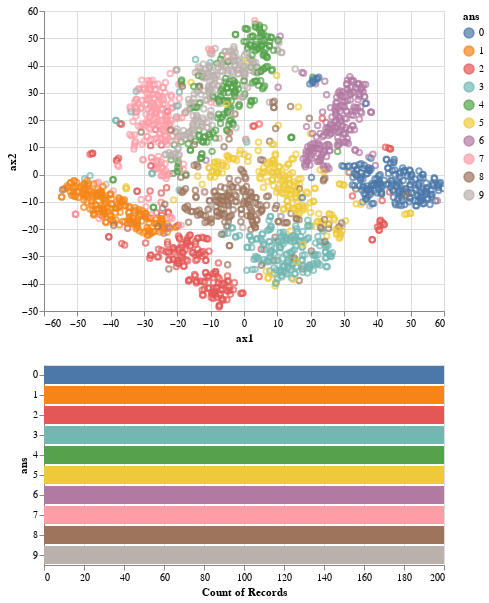

Here is the notebook cell this chart was saved with:
### Code cell
# load an example dataset
sample = pd.DataFrame({
    "ax1":ax1,
    "ax2":ax2,
    "ans":ys
})

interval = alt.selection_interval()

points = alt.Chart(sample).mark_point().encode(
  x='ax1',
  y='ax2',
  color=alt.condition(interval, 'ans:N', alt.value('lightgray'))
).properties(
  selection=interval
).interactive()

bar = alt.Chart(sample).mark_bar().encode(
  x='count()',
  y='ans:N',
  color='ans:N'
).transform_filter(interval).interactive()

points & bar

### Figure 1 — Vega-Lite specification as saved in the notebook (floating-point values rounded to 4 significant figures; data arrays with more than 128 entries replaced by an {"elided": "..."} marker saying what was removed)
{"config": {"view": {"continuousWidth": 400, "continuousHeight": 300}}, "vconcat": [{"mark": "point", "encoding": {"color": {"condition": {"field": "ans", "type": "nominal", "selection": "selector005"}, "value": "lightgray"}, "x": {"field": "ax1", "type": "quantitative"}, "y": {"field": "ax2", "type": "quantitative"}}, "selection": {"selector005": {"type": "interval"}, "selector006": {"type": "interval", "bind": "scales", "encodings": ["x", "y"]}}}, {"mark": "bar", "encoding": {"color": {"field": "ans", "type": "nominal"}, "x": {"aggregate": "count", "type": "quantitative"}, "y": {"field": "ans", "type": "nominal"}}, "selection": {"selector007": {"type": "interval", "bind": "scales", "encodings": ["x", "y"]}}, "transform": [{"filter": {"selection": "selector005"}}]}], "data": {"name": "data-ec2abce4ee572bc65b97fd7854029955"}, "$schema": "https://vega.github.io/schema/vega-lite/v4.17.0.json", "datasets": {"data-ec2abce4ee572bc65b97fd7854029955": {"elided": "2000 records"}}}
